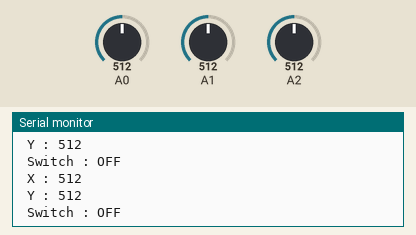
A sketch run on a simulated Arduino Uno, built with avr-gcc and run on an emulated ATmega328P. Shown: the last lines printed to the serial monitor. The test bench sets the inputs (shaded band); at power-on: A0 = 512, A1 = 512, A2 = 512.

Above: at 1.3 s.
1.4 s: A0 set to 0
At 1.82 s:
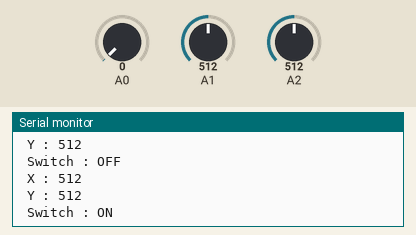
3.5 s: A1 set to 716
At 3.82 s:
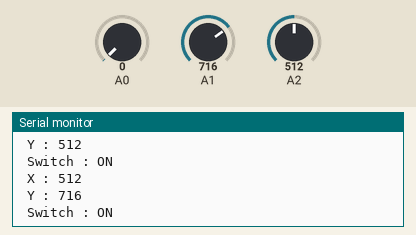
5.0 s: A2 set to 716
At 5.32 s:
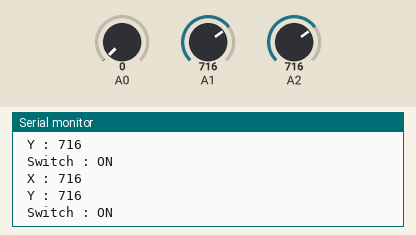
6.5 s: A1 set to 900
At 6.83 s:
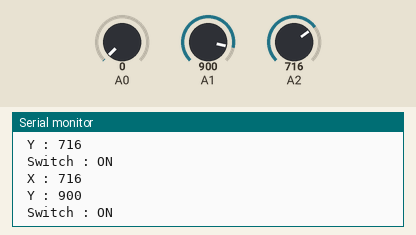
8.0 s: A2 set to 900
At 8.33 s:
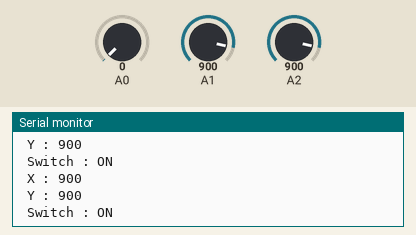
Timing chart, 0 to 10.5 s (numbered marks = the images above; inputs shaded):
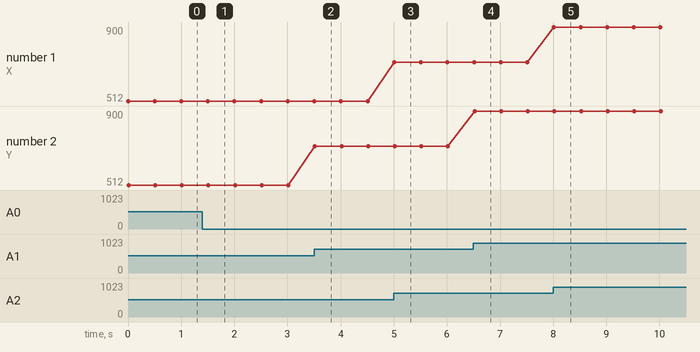

The sketch:

21_Joystick_Switch.ino
```cpp
void setup() {
  pinMode (A2, INPUT);
  pinMode (A1, INPUT);
  pinMode (A0, INPUT);
  Serial.begin (9600);

}

void loop() {
  Serial.print(" X : ");
  Serial.println(analogRead(A2));
  Serial.print(" Y : ");
  Serial.println(analogRead(A1));
  Serial.print(" Switch : ");
  if (analogRead(A0) == 0)
  {
    Serial.println("ON");
  }
    else
    {
      Serial.println("OFF");
    }
    delay(500);
  }
```

Measured:
- after the input at 1.4 s, the serial monitor: prints a new line after 0.12 s (image 1)
- after the input at 3.5 s, the serial monitor: prints a new line at once (image 2)
- after the input at 5.0 s, the serial monitor: prints a new line at once (image 3)
- after the input at 6.5 s, the serial monitor: prints a new line at once (image 4)
- after the input at 8.0 s, the serial monitor: prints a new line at once (image 5)
- plotted number 2: 512 → 716 after the input at 3.5 s, 716 → 900 after the input at 6.5 s
